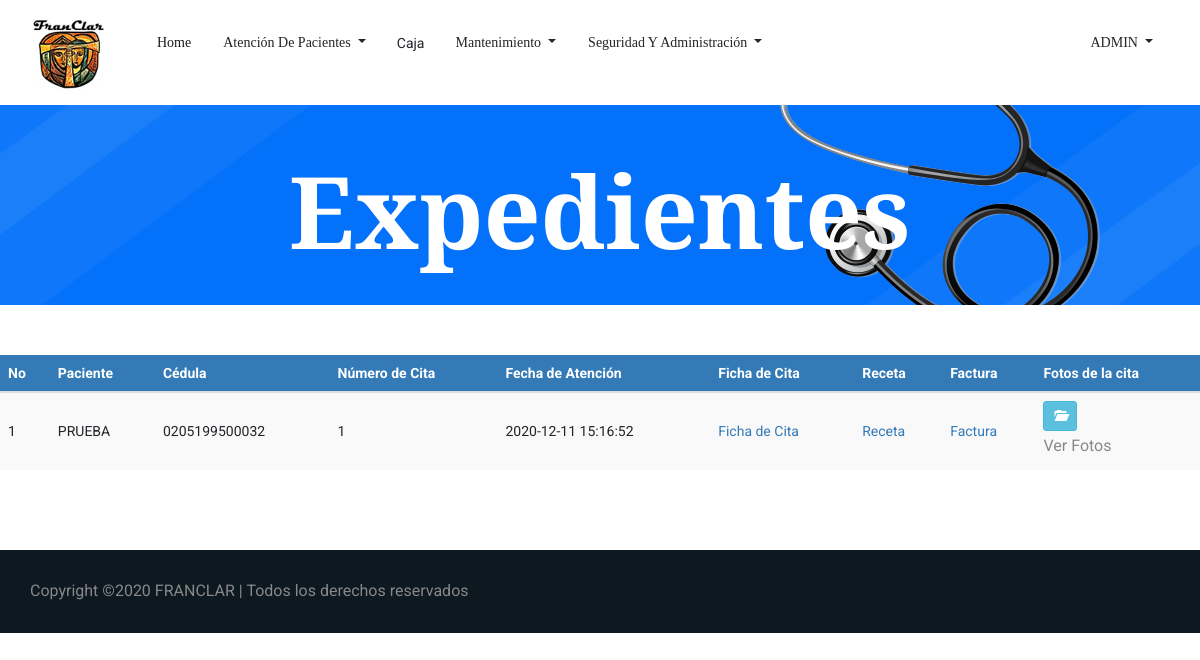
The app's page /Expediente.php (signed in), older data.
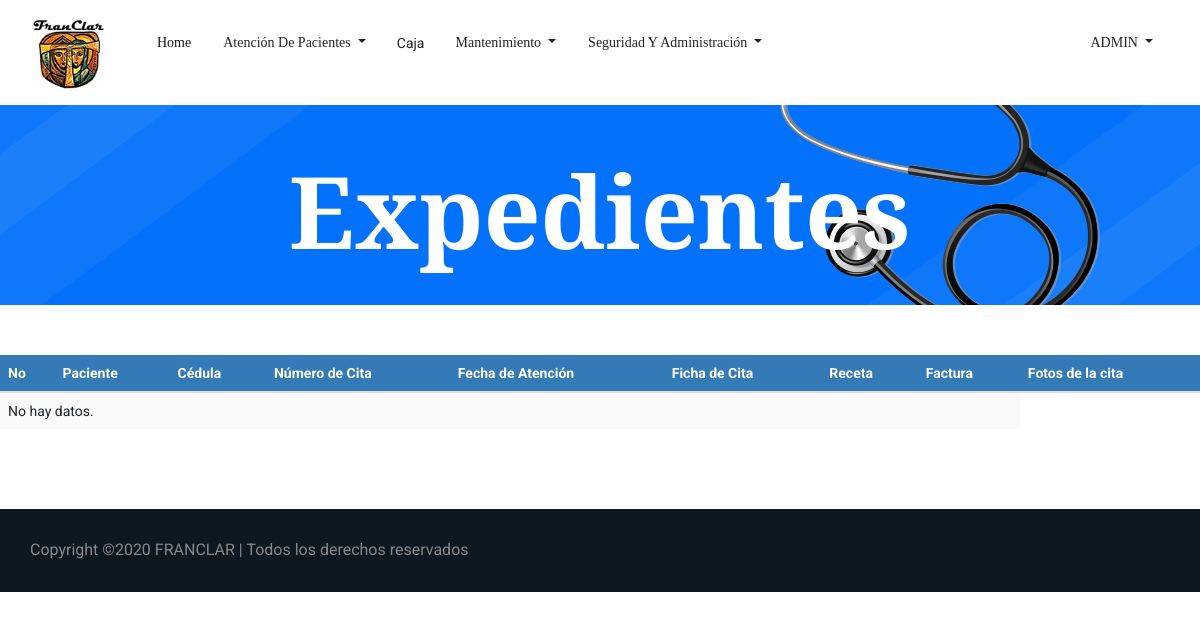
The same page, newer data.
### tables this page shows
CREATE TABLE `tbl_expediente` (
  `ID_expediente` bigint(3) NOT NULL,
  `ID_paciente` int(3) NOT NULL,
  `ID_Cita` bigint(3) NOT NULL,
  `Fec_atencion` timestamp NOT NULL DEFAULT current_timestamp(),
  `imagen` mediumblob DEFAULT NULL,
  `tipo_imagen` varchar(50) NOT NULL,
  `Usuario_crea` bigint(3) DEFAULT NULL,
  `Fec_crea` date DEFAULT NULL,
  `Usuario_modif` bigint(3) DEFAULT NULL,
  `Fec_modif` date DEFAULT NULL
);

CREATE TABLE `tbl_pacientes` (
  `ID_Paciente` int(3) NOT NULL,
  `ID_tipo_documento` int(11) NOT NULL,
  `cedula` varchar(20) NOT NULL,
  `ID_Sexo` int(1) NOT NULL,
  `ID_Est_Civil` int(3) NOT NULL,
  `ID_Tipo_Sangre` int(3) NOT NULL,
  `ID_Religion` int(3) NOT NULL,
  `Nom_Paciente` varchar(255) NOT NULL,
  `Fec_Nacimiento` date NOT NULL,
  `Edad` int(3) NOT NULL,
  `Dir_Paciente` varchar(255) NOT NULL,
  `Tel_Paciente` int(8) NOT NULL,
  `Cel_Paciente` int(8) NOT NULL,
  `Email` varchar(50) NOT NULL,
  `Contacto_Emergencia` varchar(40) NOT NULL,
  `ID_Parentesco` int(3) NOT NULL,
  `Tel_Emergencia` int(8) NOT NULL,
  `Cel_Emergencia` int(8) NOT NULL,
  `Antecedentes_Personales` varchar(500) DEFAULT NULL,
  `Antecedentes_Hospitalarios` varchar(500) DEFAULT NULL,
  `Antecedentes_Alergicos` varchar(500) DEFAULT NULL,
  `Antecedentes_Familiares` varchar(500) DEFAULT NULL,
  `Habitos` varchar(500) DEFAULT NULL,
  `Usuario_crea` bigint(3) DEFAULT NULL,
  `Fec_crea` date DEFAULT NULL,
  `Usuario_modif` bigint(3) DEFAULT NULL,
  `Fec_modif` date DEFAULT NULL
);

CREATE TABLE `tbl_citas` (
  `ID_Cita` bigint(3) NOT NULL,
  `ID_Paciente` int(3) NOT NULL,
  `ID_Usuario` bigint(3) NOT NULL,
  `ID_Empleado` int(3) NOT NULL,
  `ID_Especialidad` int(3) NOT NULL,
  `ID_Estado` int(3) NOT NULL,
  `Fec_Creacion` timestamp NOT NULL DEFAULT current_timestamp(),
  `Fec_Atencion` date NOT NULL,
  `Hora_Atencion` time NOT NULL,
  `Precio` int(5) NOT NULL,
  `Usuario_crea` bigint(3) DEFAULT NULL,
  `Fec_crea` date DEFAULT NULL,
  `Usuario_modif` bigint(3) DEFAULT NULL,
  `Fec_modif` date DEFAULT NULL
);

### Expediente.php (the view, shortened to what this page needs)
<!doctype html>
<html lang="es">
<?php
include 'head.php'
?>
<body>
    <?php
    include 'header.php';
    ?>
    <section class="breadcrumb_part breadcrumb_bg">
        <div class="container">
            <div class="row">
                <div class="col-lg-12">
                    <div class="breadcrumb_iner">
                        <div class="breadcrumb_iner_item">
                            <h2>Expedientes</h2>
                        </div>
                    </div>
                </div>
            </div>
        </div>
    </section>
	<br>
	<br>
   <div class="table-responsive">
			<table id="datatableUsuarios" class="table table-striped table-hover" cellspacing="0" width="100%">
            	<thead>
				<tr>
					<th>No</th>
					<th>Paciente</th>
					<th>Cédula</th>
					<th>Número de Cita</th>
					<th>Fecha de Atención</th>
                    <th>Ficha de Cita</th>
					<th>Receta</th>
					<th>Factura</th>
                    <th>Fotos de la cita</th>
				</tr>
				</thead>
				<tbody>
				<?php
				$sql = mysqli_query($con, "SELECT tbl_expediente.ID_expediente,
				tbl_pacientes.Nom_Paciente,
				tbl_pacientes.cedula,
				tbl_citas.ID_Cita,
				tbl_expediente.Fec_atencion,
				tbl_expediente.tipo_imagen,
				tbl_expediente.imagen FROM tbl_expediente
				INNER JOIN tbl_pacientes on tbl_expediente.ID_Paciente = tbl_pacientes.ID_Paciente
				INNER JOIN tbl_citas on tbl_expediente.ID_Cita = tbl_citas.ID_Cita");
				if(mysqli_num_rows($sql) == 0){
					echo '<tr><td colspan="8">No hay datos.</td></tr>';
				}else{
					while($row = mysqli_fetch_assoc($sql)){
					?>
						<tr>
							<td><?php echo $row['ID_expediente']; ?></td>
							<td><?php echo $row['Nom_Paciente']; ?></td>
							<td><?php echo $row['cedula']; ?></td>
							<td><?php echo $row['ID_Cita']; ?></td>
							<td><?php echo $row['Fec_atencion']; ?></td>
							<td><a href="Expedientes/ficha<?php echo $row['Nom_Paciente'].$row['ID_Cita']; ?>.pdf" target="_blank">Ficha de Cita</a></td>
							<td><a href="Expedientes/receta<?php echo $row['Nom_Paciente'].$row['ID_Cita']; ?>.pdf" target="_blank">Receta</a></td>
							<td><a href="Expedientes/factura<?php echo $row['Nom_Paciente'].$row['ID_Cita']; ?>.pdf" target="_blank">Factura</a></td>
							<td>
								<?php echo '<a target="_blank" href="ver_imagen_exp.php?nik='.$row['ID_Cita'].'" title="Ver Imagen" class="btn btn-info btn-sm"><span class="glyphicon glyphicon-folder-open" aria-hidden="true"></span></a>'; ?>
								<p>Ver Fotos</p>
							</td>
						</tr>
						<?php
						}
					}
					?>
			</table>
		 </div>
		 	<br>
            <br>
            <br>
    <?php
        include 'Copyright.php'
    ?>
</body>
</html>

Row changes from the older to the newer data that the page shows:
removed tbl_expediente: ID_expediente "1", ID_paciente.Nom_Paciente "PRUEBA", ID_paciente.cedula "0205199500032", ID_Cita.ID_Cita "1", Fec_atencion "2020-12-11 15:16:52"
Text that changed along with them:
text now shown: "No hay datos."
